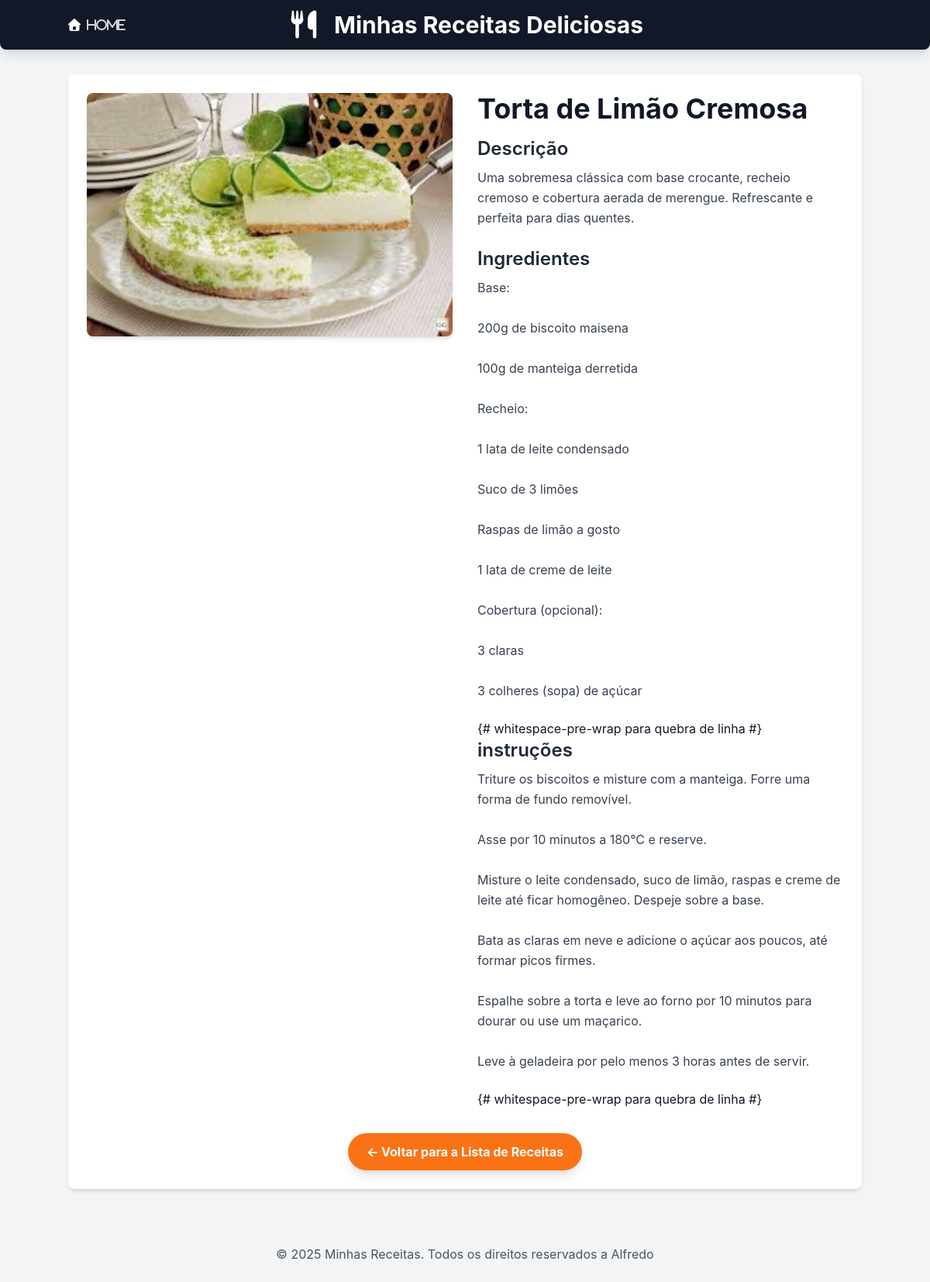
The app's page /receitas/receita/4/ with its own data.
### receitas/models.py (models this page shows, shortened)
class Receita(models.Model):
    CATEGORIAS = [
        ('comida', 'Comida'),
        ('sobremesa', 'Sobremesa'),
        ('drink', 'Drink'),
    ]
    title = models.CharField(max_length=200)
    description = models.TextField("Descrição")
    ingredients = models.TextField("Ingredientes")
    instructions = models.TextField("Instruções")
    image = models.ImageField("Imagem", upload_to='receitas/images/', blank=True, null=True)
    categoria = models.CharField("Categoria", max_length=20, choices=CATEGORIAS, default='comida')
    created_at = models.DateTimeField(auto_now_add=True)
    updated_at = models.DateTimeField(auto_now = True)
    class Meta:
        verbose_name = "Receita"
        verbose_name_plural = "Receitas"
        ordering = ['-created_at'] # Ordena as receitas pela data de criação (mais novas primeiro)

### receitas/views.py (the view)
# urls.py: path('receita/<int:id>/', views.receita_detail, name='receita_detail'),
def receita_detail(request, id):
    receita = get_object_or_404(Receita, pk = id)
    context={
        'receita': receita,
    }
    return render(request, 'receitas/receita_detail.html', context)

### receitas/templates/receitas/receita_detail.html (shortened to what this page needs)
{% extends "receitas/base.html" %}
{% block content %}
<div class="flex flex-col md:flex-row gap-8">
    {% if receita.image %}
    <div class="md:w-1/2">
        <img src="{{ receita.image.url }}" alt="[Imagem de {{ receita.title }}]"
            class="w-full h-auto object-cover rounded-lg shadow-md">
    </div>
    {% endif %}
    <div class="md:w-1/2">
        <h2 class="text-4xl font-bold text-gray-900 mb-4">{{ receita.title }}</h2>
        <h3 class="text-2xl font-semibold text-gray-800 mb-2">Descrição</h3>
        <p class="text-gray-700 mb-6 leading-relaxed">{{ receita.description }}</p>
        <h3 class="text-2xl font-semibold text-gray-800 mb-2">Ingredientes</h3>
        <p class="text-gray-700 mb-6 leading-relaxed whitespace-pre-wrap">{{ receita.ingredients }}</p>{#
        whitespace-pre-wrap para quebra de linha #}
        <h3 class="text-2xl font-semibold text-gray-800 mb-2">instruções</h3>
        <p class="text-gray-700 mb-6 leading-relaxed whitespace-pre-wrap">{{ receita.instructions }}</p>{#
        whitespace-pre-wrap para quebra de linha #}
    </div>
</div>
<div class="mt-8 text-center">
    <a href="{% url 'home' %}"
        class="inline-block bg-orange-500 hover:bg-orange-600 text-white font-bold py-3 px-6 rounded-full transition durantion-300 ease-in-out shadow-lg">
        &larr; Voltar para a Lista de Receitas
    </a>
</div>
{% endblock %}

### receitas/templates/receitas/base.html (style rules this page uses)
body { font-family: 'Inter', sans-serif; }

### records on screen
Receita: image (picture), title "Torta de Limão Cremosa", description "Uma sobremesa clássica com base crocante, recheio cremoso e cobertura aerada de merengue. Refrescante e perfeita para dias quentes.", ingredients "Base: 200g de biscoito maisena 100g de manteiga derretida Recheio: 1 lata de leite condensado Suco de 3 limões Raspas de limão a gosto 1 lata de creme de leite Cobertura (opcional): 3 claras 3 colheres (sopa) de açúcar", instructions "Triture os biscoitos e misture com a manteiga. Forre uma forma de fundo removível. Asse por 10 minutos a 180°C e reserve. Misture o leite condensado, suco de limão, raspas e creme de leite até ficar homogêneo. Despeje sobre a base. Bata as claras em neve e adicione o açúcar aos poucos, até formar picos firmes. Espalhe sobre a torta e leve ao forno por 10 minutos para dourar ou use um maçarico. Leve à geladeira por pelo menos 3 horas antes de servir."
